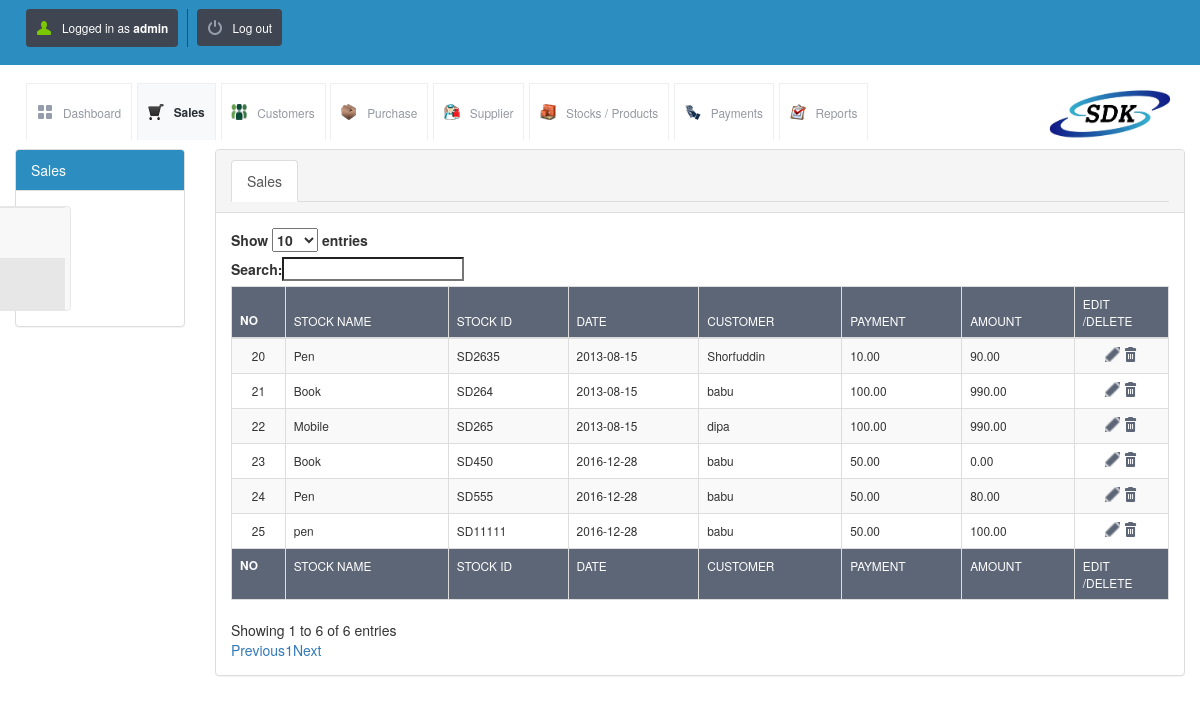
/view_sales.php (signed in), run on the app's committed database.
### tables this page shows
CREATE TABLE `stock_sales` (
  `id` int(10) UNSIGNED NOT NULL,
  `transactionid` varchar(250) NOT NULL,
  `stock_name` varchar(200) NOT NULL,
  `selling_price` decimal(10,2) NOT NULL,
  `quantity` decimal(10,2) NOT NULL,
  `amount` decimal(10,2) NOT NULL,
  `date` date NOT NULL,
  `username` varchar(120) NOT NULL,
  `customer_id` varchar(120) NOT NULL,
  `subtotal` decimal(10,2) NOT NULL,
  `payment` decimal(10,2) NOT NULL,
  `balance` decimal(10,2) NOT NULL,
  `discount` decimal(10,0) DEFAULT NULL,
  `dis_amount` decimal(10,0) DEFAULT NULL,
  `grand_total` decimal(10,0) DEFAULT NULL,
  `due` date DEFAULT NULL,
  `payment_method` varchar(250) DEFAULT NULL,
  `description` varchar(500) DEFAULT NULL,
  `count1` int(11) DEFAULT NULL,
  `billnumber` varchar(120) NOT NULL
);

### config.php (called while the page is built)
<?php $config["database"] = "SDK"; $config["host"]= "localhost";$config["username"]= "root"; $config["password"]= "";?>

### lib/db.class.php (called while the page is built, shortened)
<?php
  class DB
  {
    function DB($base, $server, $user, $pass)
    {
      $this->connection = mysqli_connect($server, $user, $pass, $base);
    }
    function getMicroTime()
    {
      list($msec, $sec) = explode(' ', microtime());
      return floor($sec / 1000) + $msec;
    }
  }
?>

### init.php (called while the page is built, shortened)
<?php
include("lib/db.class.php");
$db = new DB($config['database'], $config['host'], $config['username'], $config['password']);
?>

### view_sales.php (the view, shortened to what this page needs)
<?php include("master_head.php"); ?>
<div class="container-fluid">
    <div class="row">
           <div class="col-md-2">
            <div class="panel panel-default">
              <div class="panel-heading epanel">Sales</div>
              <div class="panel-body">
                  <nav class="navbar navbar-default sidebar" role="navigation">
                      <div class="collapse navbar-collapse" id="bs-sidebar-navbar-collapse-1">
                          <ul class="nav navbar-nav">
                                <li><a href="add_sales.php">Add Sales</a></li>
                                <li class="active"><a href="view_sales.php">View Sales</a></li>
                          </ul>
                      </div>
                  </nav>
              </div>
            </div>
        </div>
        <div class="col-md-10">
        <div class="panel panel-default">
              <div class="panel-heading">
              <ul class="nav nav-tabs" role="tablist">
                  <li class="active">
                    <a href="#sales" role="tab" data-toggle="tab">Sales</a>
                  </li>
                </ul>
              </div>
              <div class="panel-body">
               <div class="tab-content">
                  <div class="tab-pane active" id="sales">
                 <table id="example" class="table table-striped table-bordered" cellspacing="0" width="100%">
                        <thead>
                        <tr>
                            <th>No</th>
                            <th>Stock Name</th>
                            <th>Stock Id</th>
                            <th>Date</th>
                            <th>Customer</th>
                            <th>Payment</th>
                            <th>Amount</th>
                            <th>Edit /Delete</th>
                        </tr>
                        </thead>
                        <tfoot>
                        <tr>
                            <th>No</th>
                            <th>Stock Name</th>
                            <th>Stock Id</th>
                            <th>Date</th>
                            <th>Customer</th>
                            <th>Payment</th>
                            <th>Amount</th>
                            <th>Edit /Delete</th>
                        </tr>
                        </tfoot>
                        <tbody>
                        <?php
                            $sql = "SELECT * FROM stock_sales ORDER BY date desc";
                            $result = mysqli_query($db->connection, $sql);
                            while ($row = mysqli_fetch_array($result)) {
                                ?>
                        <tr>
                            <td> <?php echo $row['id']; ?></td>
                            <td><?php echo $row['stock_name']; ?></td>
                            <td> <?php echo $row['transactionid']; ?></td>
                            <td> <?php echo $row['date']; ?></td>
                            <td> <?php echo $row['customer_id']; ?></td>
                            <td> <?php echo $row['payment']; ?></td>
                            <td> <?php echo $row['subtotal']; ?></td>
                            <td>
                                <a href="update_sales.php?sid=<?php echo $row['id']; ?>&table=stock_sales&return=view_sales.php"
                                   class="table-actions-button ic-table-edit">
                                </a>
                                <a onclick="return confirmSubmit()"
                                   href="delete.php?id=<?php echo $row['id']; ?>&table=stock_sales&return=view_sales.php"
                                   class="table-actions-button ic-table-delete"></a>
                            </td>
                        </tr>
                       <?php  } ?>
                        </tbody>
                    </table>
                  </div>
                </div>
              </div>
            </div>
        </div>
    </div>
</div>
</body>
</html>

### css/style.css (style rules this page uses)
*, html, body, div, dl, dt, dd, ul, ol, li, h1, h2, h3, h4, h5, h6, pre, form, label, fieldset, input, p, blockquote, th, td { margin: 0; padding: 0; }
table { border-collapse: collapse; border-spacing: 0; }
address, caption, cite, code, dfn, em, strong, th, var { font-style: normal; font-weight: normal; }
caption, th { text-align: left; }
a { text-decoration: none; }
body { font-size: 1em; }
body, form { font-family: "Droid Sans", Helvetica, Arial, sans-serif; line-height: 1.125em; }
p, .button, form input, ul#nav li ul, ul#tabs, div.side-menu ul li a, table, .information-box, .confirmation-box, .error-box, .error-message, .warning-box, ol, .regular-ul, .custom-ul, blockquote, cite { font-size: 0.85em; }
a { color: #2069b4; }
.ic-table-edit { background-image: url("../images/icons/table/actions-edit.png"); }
.ic-table-delete { background-image: url("../images/icons/table/actions-delete.png"); }
table { width: 100%; margin-bottom: 1.25em; }
table th { background-color: #5d6677; color: white; text-transform: uppercase; padding: 1.25em 0 1.25em 1.25em; border-left: 1px solid #747c8a; }
table tbody td { padding: 0.833em 0 0.833em 1.25em; border-left: 1px solid white; border-bottom: 1px solid #f8f9fa; }
table tbody tr:nth-child(odd) { background-color: #f8f9fa; }
table td:first-child, table th:first-child { width: 4em ; text-align: center; padding: 0; border: none; border-bottom: 1px solid #f8f9fa; }
table td:last-child, table th:last-child { width: 7em; text-align: center; padding: 0; }
a.table-actions-button { width: 1.25em; height: 1.25em; display: inline-block; background-position: center center; }
table.form td:first-child, table th:first-child { width: 4em ; text-align: left; font-weight:900; padding: 0; padding-left: 10px; border: none; border-bottom: 1px solid #f8f9fa; }
table.form td:last-child, table th:last-child { width: 7em; text-align: left; padding: 0; padding-left: 10px; padding: 0; }

### css/estyle.css (style rules this page uses)
body,html { height: 100%; }
nav.sidebar, .main { -webkit-transition: margin 200ms ease-out; -moz-transition: margin 200ms ease-out; -o-transition: margin 200ms ease-out; transition: margin 200ms ease-out; }
@media (min-width: 765px) { nav.sidebar a { padding-right: 13px; } }
@media (min-width: 765px) { nav.sidebar .navbar-nav > li:first-child { border-top: 1px #e5e5e5 solid; } }
@media (min-width: 765px) { nav.sidebar .navbar-nav > li { border-bottom: 1px #e5e5e5 solid; } }
@media (min-width: 765px) { nav.sidebar .navbar-collapse, nav.sidebar .container-fluid { padding: 0 0px 0 0px; } }
@media (min-width: 765px) { nav.sidebar { width: 200px; height: 100%; margin-left: -160px; float: left; margin-bottom: 0px; } }
@media (min-width: 765px) { nav.sidebar li { width: 100%; } }
div.panel-heading.epanel { background-color: #2C8DC0; color: white; }

### data on the page
stock_sales: id "23", stock_name "Book", transactionid "SD450", date "2016-12-28", customer "babu", payment "50.00", subtotal "0.00"
stock_sales: id "24", stock_name "Pen", transactionid "SD555", date "2016-12-28", customer "babu", payment "50.00", subtotal "80.00"
stock_sales: id "25", stock_name "pen", transactionid "SD11111", date "2016-12-28", customer "babu", payment "50.00", subtotal "100.00"
stock_sales: id "20", stock_name "Pen", transactionid "SD2635", date "2013-08-15", customer "Shorfuddin", payment "10.00", subtotal "90.00"
stock_sales: id "21", stock_name "Book", transactionid "SD264", date "2013-08-15", customer "babu", payment "100.00", subtotal "990.00"
stock_sales: id "22", stock_name "Mobile", transactionid "SD265", date "2013-08-15", customer "dipa", payment "100.00", subtotal "990.00"

### other printed values
$POSNIC['username'] "admin"
